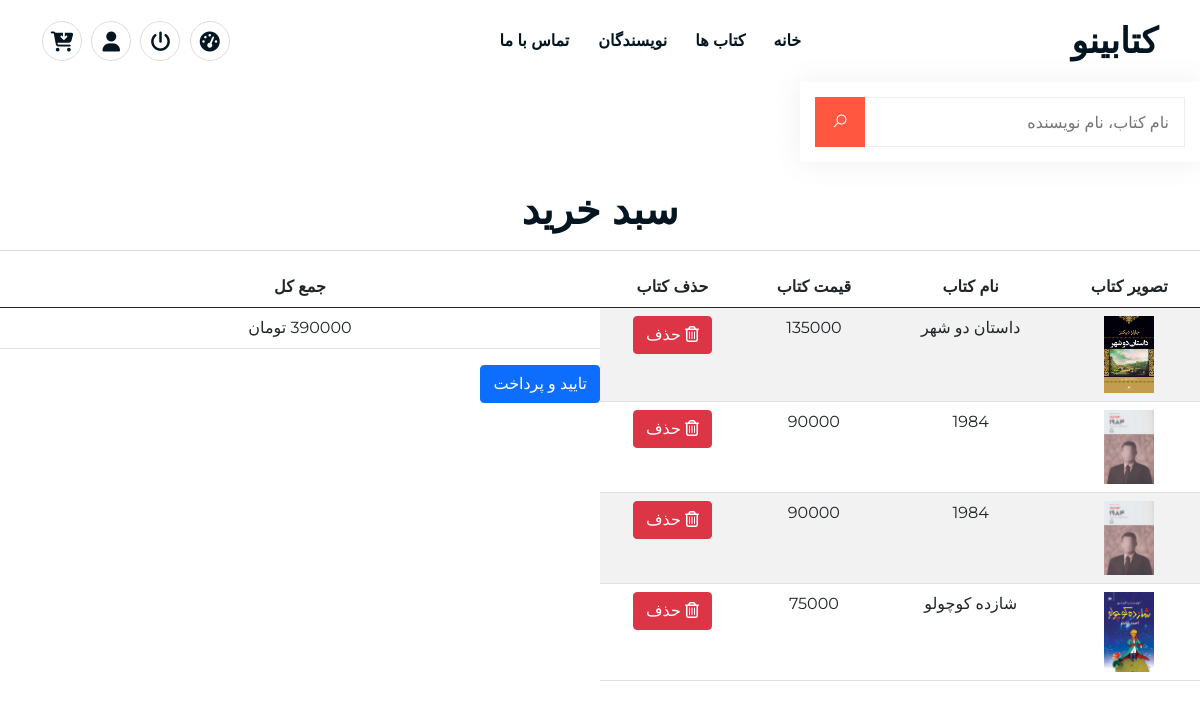
The app's page /cart-item (signed in), older data.
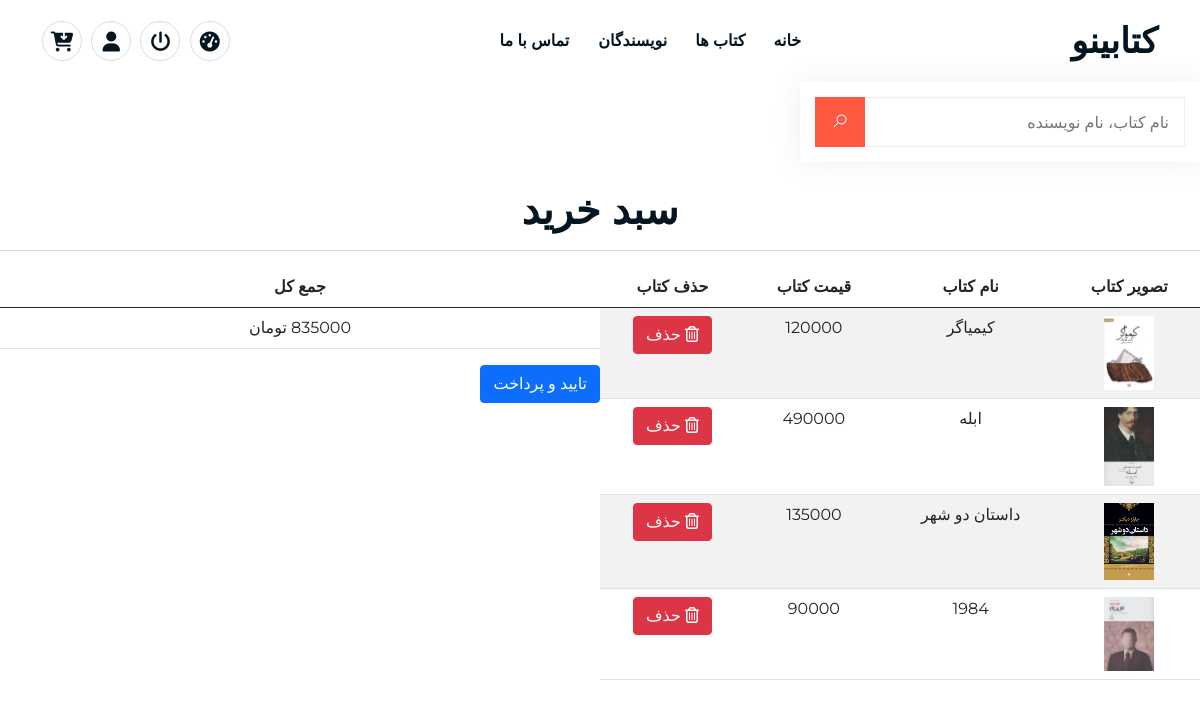
The same page, newer data.
### cart/models.py (models this page shows, shortened)
class CartItem(models.Model):
	user = models.ForeignKey(User, on_delete=models.CASCADE)
	product = models.ForeignKey(Book, on_delete=models.CASCADE, related_name='book')
	is_pending = models.BooleanField(default=True)
	ordered_date = models.DateTimeField(auto_now_add=True)
	class Meta:
		db_table = 'Cart Item'
		ordering = ['-ordered_date']

### book/models.py (models this page shows, shortened)
class Book (models.Model):
	STATUS_CHOICES = (
		('A',  "Available"),
		('U',"Unavailable"),
		)
	name = models.CharField(max_length=255)
	slug = models.CharField(max_length=255 , unique=True)
	publisher = models.ForeignKey(Publisher , on_delete=models.CASCADE)
	author = models.ForeignKey(Author , on_delete=models.CASCADE, related_name='books')
	translator = models.ForeignKey(Translator , on_delete=models.CASCADE)
	code = models.IntegerField(unique=True)
	description = RichTextField()
	pages = models.IntegerField()
	published_date = models.IntegerField()
	status = models.CharField(max_length=1 , choices=STATUS_CHOICES)
	active_date = models.DateField(auto_now_add=True)
	image = models.ImageField(upload_to='image')
	price = models.IntegerField()
	class Meta:
		db_table = 'Book'
		ordering = ['-active_date', '-id']
		get_latest_by = 'active_date'
	objects = BookManager()

### cart/views.py (the view)
# urls.py: path('cart-item', views.cart_view , name='cart'),
@login_required
def cart_view(request):
	user=request.user
	cart = CartItem.objects.filter(user=user , is_pending = True)
	cart_total = 0
	for p in cart:
		cart_total += p.product.price
	context = {
		'cart': cart,
		'cart_total':cart_total
	}
	return render (request, 'cart/cart_preview.html',context)

### templates/cart/cart_preview.html (shortened to what this page needs)
{% extends 'book/base.html' %}
{% load static %}
{% block main %}
<br>
<h1 style="text-align: center;">سبد خرید</h1>
<hr>
<table class="table table-striped" style="text-align: center; width: 50%; float: right;">
    <thead>
        <tr>
            <th>تصویر کتاب</th>
            <th>نام کتاب</th>
            <th> قیمت کتاب </th>
            <th> حذف کتاب </th>
        </tr>
    </thead>
    <tbody>
        {% for item in cart %}
        <tr>
            <td><img src="{{item.product.image.url}}" alt="{{item.product.name}}" style="width: 50px;"></td>
            <td>{{item.product.name}}</td>
            <td> {{item.product.price}}</td>
            <td ><a href="{% url 'Cart:delete' item.pk %}" class="btn btn-danger"> <i class="fa fa-trash-o"></i> حذف</a></td>
        </tr>
        {% empty %}
        <p style="text-align: center;">سبد خرید شما خالی میباشد</p>
        {% endfor %}
    </tbody>
</table>
<section>
    <table class="table caption-top" style="text-align: center; width: 50%; float:left;">
        <thead>
            <tr>
                <th> جمع کل </th>
            </tr>
        </thead>
        <tbody>
            <tr>
                <td>{{cart_total}} تومان</td>
            </tr>
        </tbody>
    </table>
    <div class="d-grid gap-2 col-6 mx-auto">
        <a href="{% url 'Cart:cart_confirm' %}"><button class="btn btn-primary" type="button">تایید و پرداخت</button></a>
    </div>
</section>
{% endblock %}

### templates/book/base.html (shortened to what this page needs)
{% load static %}
<!doctype html>
<html lang="ar" dir="rtl">
    <head>
        <link rel="stylesheet" href="{% static 'css/bootstrap.rtl.min.css' %}">
        <link rel="stylesheet" href="{% static 'css/animate.min.css' %}">
        <link rel="stylesheet" href="{% static 'css/line-awesome.min.css' %}">
        <link rel="stylesheet" href="{% static 'css/owl.carousel.min.css' %}">
        <link rel="stylesheet" href="{% static 'css/odometer.css' %}">
        <link rel="stylesheet" href="{% static 'css/slick.min.css' %}">
        <link rel="stylesheet" href="{% static 'css/magnific-popup.min.css' %}">
        <link rel="stylesheet" href="{% static 'css/style.css' %}">
        <link rel="stylesheet" href="{% static 'css/responsive.css' %}">
        <link rel="stylesheet" href="{% static 'css/rtl.css' %}">
        <link rel="stylesheet" href="https://cdnjs.cloudflare.com/ajax/libs/font-awesome/4.7.0/css/font-awesome.min.css">
    </head>
    <body data-spy="scroll" data-offset="120">
        <nav class="navbar navbar-expand-lg navbar-light bg-light">
            <div class="container">
                <div class="logo">
                    <a href="{% url 'Book:index' %}">
                        <h3>کتابینو</h3>
                    </a>
                </div>
                <div class="collapse navbar-collapse" id="navbarSupportedContent">
                    <ul class="navbar-nav">
                        <li class="nav-item">
                            <a href="{% url 'Book:index' %}" class="nav-link">
                                خانه
                            </a>
                        </li>
                        <li class="nav-item">
                            <a href="{% url 'Book:book_list' %}" class="nav-link">
                                کتاب ها
                            </a>
                        </li>
                        <li class="nav-item">
                            <a href="{% url 'Book:author_list' %}" class="nav-link">
                                نویسندگان
                            </a>
                        </li>
                        <li class="nav-item">
                            <a href="{% url 'Book:contact_us' %}" class="nav-link">
                                تماس با ما
                            </a>
                        </li>
                    </ul>
                    <div class="others-option">
                        <div class="d-flex align-items-center">
                            <div class="option-item">
                                <ul class="social-icon">
                                    {% if user.is_superuser or user.is_staff %}
                                    <li>
                                        <a href="{% url 'Dashboard:dashboard' %}" target="_blank" title="ادمین پنل">
                                            <i class="fa fa-dashboard"></i>
                                        </a>
                                    </li>
                                    {% endif %}
                                    {% if not user.is_authenticated %}
                                    <li>
                                        <a href="{% url 'login' %}" title="ورود کاربر">
                                            <i class="fa fa-sign-in"></i>
                                        </a>
                                    </li>
                                    {% else %}
                                    <li>
                                        <a href="{% url 'logout' %}" title="خروج کاربر">
                                            <i class='fa fa-power-off'></i>
                                        </a>
                                    </li>
                                    <li>
                                        <a href="{% url 'Account:profile' %}" title="  {{user.get_full_name}}">
                                            <i class="fa fa fa-user"></i>
                                        </a>
                                    </li>
                                    {% endif %}
                                    <li>
                                        <a href="{% url 'Cart:cart' %}"  title="سبد خرید">
                                            <i class='fa fa-cart-arrow-down'></i>
                                        </a>
                                    </li>
                                </ul>
                            </div>
                        </div>
                    </div>
                </div>
            </div>
        </nav>
        <div class="col-lg-4 col-md-12">
            <aside class="widget-area" id="secondary" >
                <section class="widget widget_search" >
                    <form class="search-form search-top" action="{% url 'Book:search' %}">
                        <label>
                            <input type="text" name="q" class="search-field" placeholder="نام کتاب، نام نویسنده">
                        </label class="">
                        <button type="submit">
                            <i class="las la-search"></i>
                        </button>
                    </form>
                </section>
        </div>
        {% block main %}
        {% endblock %}
    </body>
</html>

### assets/css/rtl.css (style rules this page uses)
.navbar-light .navbar-nav .nav-item:first-child a { margin-right: 0; margin-left: 14px; }
.navbar-light .navbar-nav .nav-item:last-child a { margin-left: 0; margin-right: 15px; }
.navbar-light .others-option .option-item .social-icon { padding-right: 0; }
.navbar-nav { padding-right: 0; }
.navbar-light .others-option .option-item .social-icon li { margin-left: 5px; margin-right: 0; }
.navbar-light .others-option .option-item .social-icon li:last-child { margin-left: 0; }
.widget-area .widget_search form button { left: 0; right: auto; }

Row changes from the older to the newer data that the page shows:
removed CartItem: product.image (picture), product.name "1984", product.price "90000"
removed CartItem: product.image (picture), product.name "شازده کوچولو", product.price "75000"
added CartItem: product.image (picture), product.name "کیمیاگر", product.price "120000"
added CartItem: product.image (picture), product.name "ابله", product.price "490000"
Text that changed along with them:
{{ cart_total }}: "390000" → "835000"
